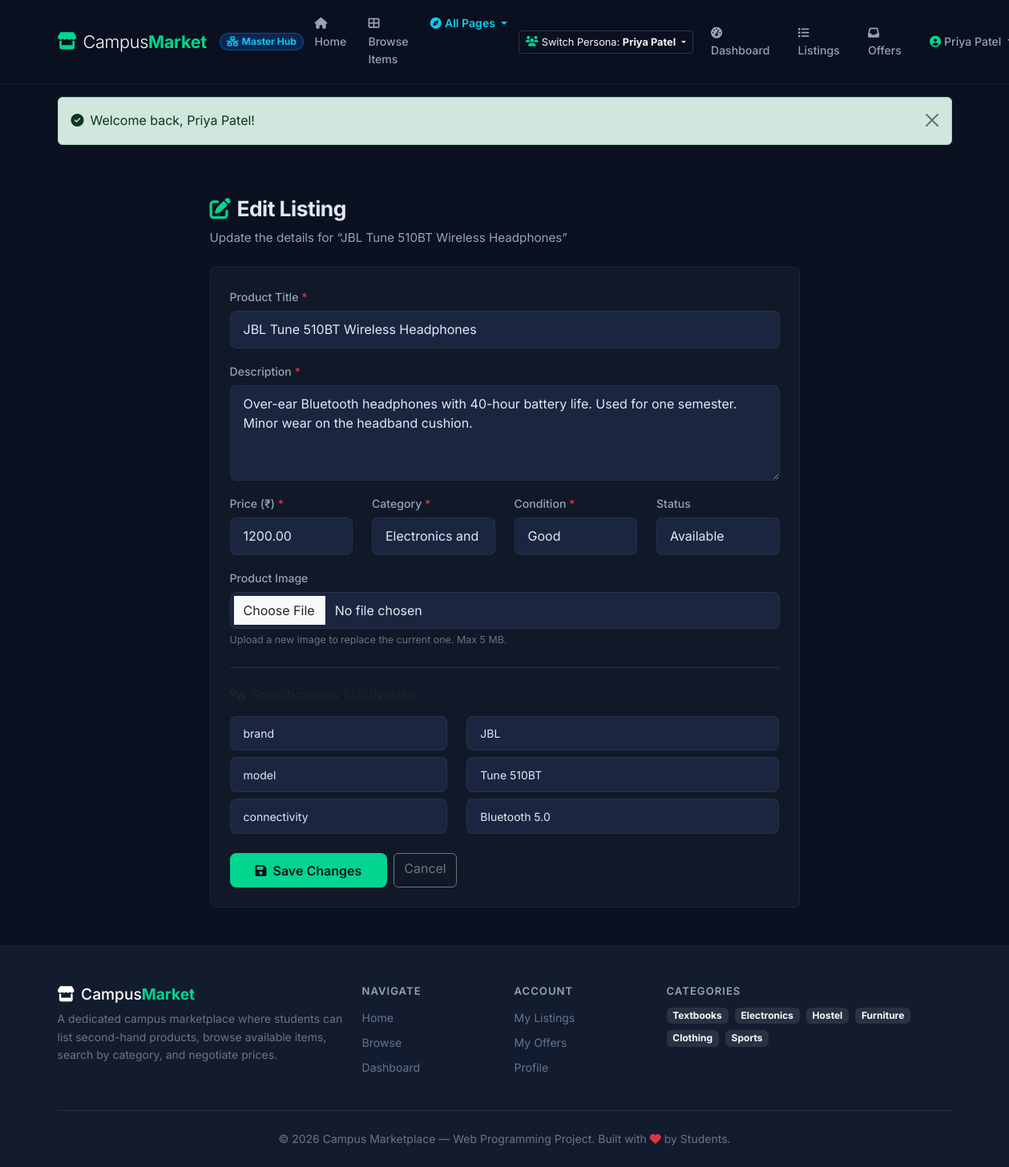
Page /edit-listing.php?id=3 (signed in) on the committed database.
### tables this page shows
CREATE TABLE IF NOT EXISTS `products` (
  `id`           INT UNSIGNED     NOT NULL AUTO_INCREMENT,
  `seller_id`    INT UNSIGNED     NOT NULL,
  `title`        VARCHAR(200)     NOT NULL,
  `description`  TEXT             NOT NULL,
  `price`        DECIMAL(10,2)    NOT NULL,
  `product_data` JSON             NOT NULL,
  `image_path`   VARCHAR(500)     DEFAULT NULL,
  `status`       ENUM('Available','Reserved','Sold','Archived') NOT NULL DEFAULT 'Available',
  `created_at`   DATETIME         NOT NULL DEFAULT CURRENT_TIMESTAMP,
  `updated_at`   DATETIME         NOT NULL DEFAULT CURRENT_TIMESTAMP ON UPDATE CURRENT_TIMESTAMP,
  `archived_at`  DATETIME         DEFAULT NULL,
  PRIMARY KEY (`id`),
  KEY `idx_seller`  (`seller_id`),
  KEY `idx_status`  (`status`),
  KEY `idx_price`   (`price`),
  CONSTRAINT `fk_products_seller` FOREIGN KEY (`seller_id`)
    REFERENCES `users`(`id`) ON DELETE CASCADE ON UPDATE CASCADE
);

### includes/functions.php (called while the page is built, shortened)
<?php
function e(string $value): string {
    return htmlspecialchars($value, ENT_QUOTES, 'UTF-8');
}
function validCategories(): array {
    return [
        'Textbooks and Academic Materials',
        'Electronics and Gadgets',
        'Hostel Essentials',
        'Furniture',
        'Clothing and Accessories',
        'Sports Equipment',
        'Other',
    ];
}
function validConditions(): array {
    return ['Like New', 'Good', 'Fair', 'Needs Repair'];
}
function validStatuses(): array {
    return ['Available', 'Reserved', 'Sold', 'Archived'];
}

### edit-listing.php (the view, shortened to what this page needs)
<?php
require_once __DIR__ . '/includes/functions.php';
$db = getDB();
$productId = (int) ($_GET['id'] ?? 0);
$stmt = $db->prepare('SELECT * FROM products WHERE id = ? AND seller_id = ?');
$stmt->execute([$productId, currentUserId()]);
$product = $stmt->fetch();
$productData = json_decode($product['product_data'], true) ?: [];
$specs = $productData['specifications'] ?? [];
$specKeys = array_keys($specs);
$specVals = array_values($specs);
$old = [
    'title'       => $product['title'],
    'description' => $product['description'],
    'price'       => $product['price'],
    'category'    => $productData['category'] ?? '',
    'condition'   => $productData['condition'] ?? '',
    'status'      => $product['status'],
    'spec_key_1'  => $specKeys[0] ?? '',
    'spec_val_1'  => $specVals[0] ?? '',
    'spec_key_2'  => $specKeys[1] ?? '',
    'spec_val_2'  => $specVals[1] ?? '',
    'spec_key_3'  => $specKeys[2] ?? '',
    'spec_val_3'  => $specVals[2] ?? '',
];
require_once __DIR__ . '/includes/header.php';
?>
<section class="container py-5">
    <div class="row justify-content-center">
        <div class="col-lg-8">
            <div class="mb-4">
                <h1 class="section-title"><i class="fas fa-edit text-accent me-2"></i>Edit Listing</h1>
                <p class="section-subtitle">Update the details for &ldquo;<?= e($product['title']) ?>&rdquo;</p>
            </div>
            <form method="POST" enctype="multipart/form-data" class="bg-card border-card rounded-3 p-4">
                <div class="mb-3">
                    <label class="form-label" for="title">Product Title <span class="text-danger">*</span></label>
                    <input type="text" id="title" name="title" class="form-control" maxlength="200" value="<?= e($old['title']) ?>" required>
                </div>
                <div class="mb-3">
                    <label class="form-label" for="description">Description <span class="text-danger">*</span></label>
                    <textarea id="description" name="description" class="form-control" rows="4" required><?= e($old['description']) ?></textarea>
                </div>
                <div class="row mb-3">
                    <div class="col-md-3">
                        <label class="form-label" for="price">Price (₹) <span class="text-danger">*</span></label>
                        <input type="number" id="price" name="price" class="form-control" step="0.01" min="1" value="<?= e($old['price']) ?>" required>
                    </div>
                    <div class="col-md-3">
                        <label class="form-label" for="category">Category <span class="text-danger">*</span></label>
                        <select id="category" name="category" class="form-select" required>
                            <?php foreach (validCategories() as $cat): ?>
                                <option value="<?= e($cat) ?>" <?= $old['category'] === $cat ? 'selected' : '' ?>><?= e($cat) ?></option>
                            <?php endforeach; ?>
                        </select>
                    </div>
                    <div class="col-md-3">
                        <label class="form-label" for="condition">Condition <span class="text-danger">*</span></label>
                        <select id="condition" name="condition" class="form-select" required>
                            <?php foreach (validConditions() as $cond): ?>
                                <option value="<?= e($cond) ?>" <?= $old['condition'] === $cond ? 'selected' : '' ?>><?= e($cond) ?></option>
                            <?php endforeach; ?>
                        </select>
                    </div>
                    <div class="col-md-3">
                        <label class="form-label" for="status">Status</label>
                        <select id="status" name="status" class="form-select">
                            <?php foreach (validStatuses() as $s): ?>
                                <option value="<?= e($s) ?>" <?= $old['status'] === $s ? 'selected' : '' ?>><?= e($s) ?></option>
                            <?php endforeach; ?>
                        </select>
                    </div>
                </div>
                <div class="mb-3">
                    <label class="form-label" for="image">Product Image</label>
                    <input type="file" id="image" name="image" class="form-control" accept="image/jpeg,image/png,image/gif,image/webp">
                    <div class="form-text">Upload a new image to replace the current one. Max 5 MB.</div>
                </div>
                <hr class="border-secondary my-4">
                <h6 class="mb-3 text-muted"><i class="fas fa-cogs me-1"></i> Specifications (JSON data)</h6>
                <?php for ($i = 1; $i <= 3; $i++): ?>
                <div class="row mb-2">
                    <div class="col-5">
                        <input type="text" name="spec_key_<?= $i ?>" class="form-control form-control-sm" placeholder="Key" value="<?= e($old["spec_key_$i"]) ?>">
                    </div>
                    <div class="col-7">
                        <input type="text" name="spec_val_<?= $i ?>" class="form-control form-control-sm" placeholder="Value" value="<?= e($old["spec_val_$i"]) ?>">
                    </div>
                </div>
                <?php endfor; ?>
                <div class="d-flex gap-2 mt-4">
                    <button type="submit" class="btn btn-primary-custom" style="width:auto;padding:.6rem 2rem;">
                        <i class="fas fa-save me-2"></i>Save Changes
                    </button>
                    <a href="/campus-marketplace/my-listings.php" class="btn btn-outline-secondary">Cancel</a>
                </div>
            </form>
        </div>
    </div>
</section>
<?php require_once __DIR__ . '/includes/footer.php'; ?>

### assets/css/style.css (style rules this page uses)
:root { --navy: #0b1120; --navy-light: #131b2e; --navy-mid: #1a2540; --accent: #00d68f; --accent-hover:#00b87a; --accent-glow: rgba(0,214,143,.15); --blue: #3b82f6; --blue-soft: rgba(59,130,246,.12); --danger: #f43f5e; --warning: #f59e0b; --text: #e2e8f0; --text-muted: #94a3b8; --text-dim: #64748b; --card-bg: #111827; --card-border: rgba(255,255,255,.06); --radius: 14px; --radius-sm: 8px; --shadow: 0 4px 24px rgba(0,0,0,.35); --shadow-sm: 0 2px 8px rgba(0,0,0,.2); --transition: .25s cubic-bezier(.4,0,.2,1); --font: 'Inter', system-ui, -apple-system, sans-serif; }
*, *::before, *::after { box-sizing: border-box; }
html { scroll-behavior: smooth; }
body { font-family: var(--font); background: var(--navy); color: var(--text); min-height: 100vh; display: flex; flex-direction: column; line-height: 1.6; }
a { color: var(--accent); text-decoration: none; transition: color var(--transition); }
.section-title { font-size: 1.65rem; font-weight: 700; letter-spacing: -.5px; }
.section-subtitle { color: var(--text-muted); font-size: .95rem; }
.form-control, .form-select { background: var(--navy-mid); border: 1px solid var(--card-border); color: var(--text); border-radius: var(--radius-sm); padding: .65rem 1rem; transition: border var(--transition); }
.form-control::placeholder { color: var(--text-dim); }
.form-label { font-weight: 500; font-size: .88rem; color: var(--text-muted); margin-bottom: .35rem; }
.form-text { color: var(--text-dim); font-size: .78rem; }
.btn-primary-custom { background: var(--accent); border: none; color: var(--navy); font-weight: 600; padding: .7rem; border-radius: var(--radius-sm); width: 100%; font-size: 1rem; transition: all var(--transition); }
.text-accent { color: var(--accent) !important; }
.bg-card { background: var(--card-bg); }
.border-card { border: 1px solid var(--card-border); }

### rows in the picture
products: title "JBL Tune 510BT Wireless Headphones", description "Over-ear Bluetooth headphones with 40-hour battery life. Used for one semester. Minor wear on the headband cushion.", price "1200.00"

### other values in the picture
currentUserName() "Priya Patel"
$flashSuccess "Welcome back, Priya Patel!"
form field category "Electronics and Gadgets"
form field condition "Good"
form field status "Available"
